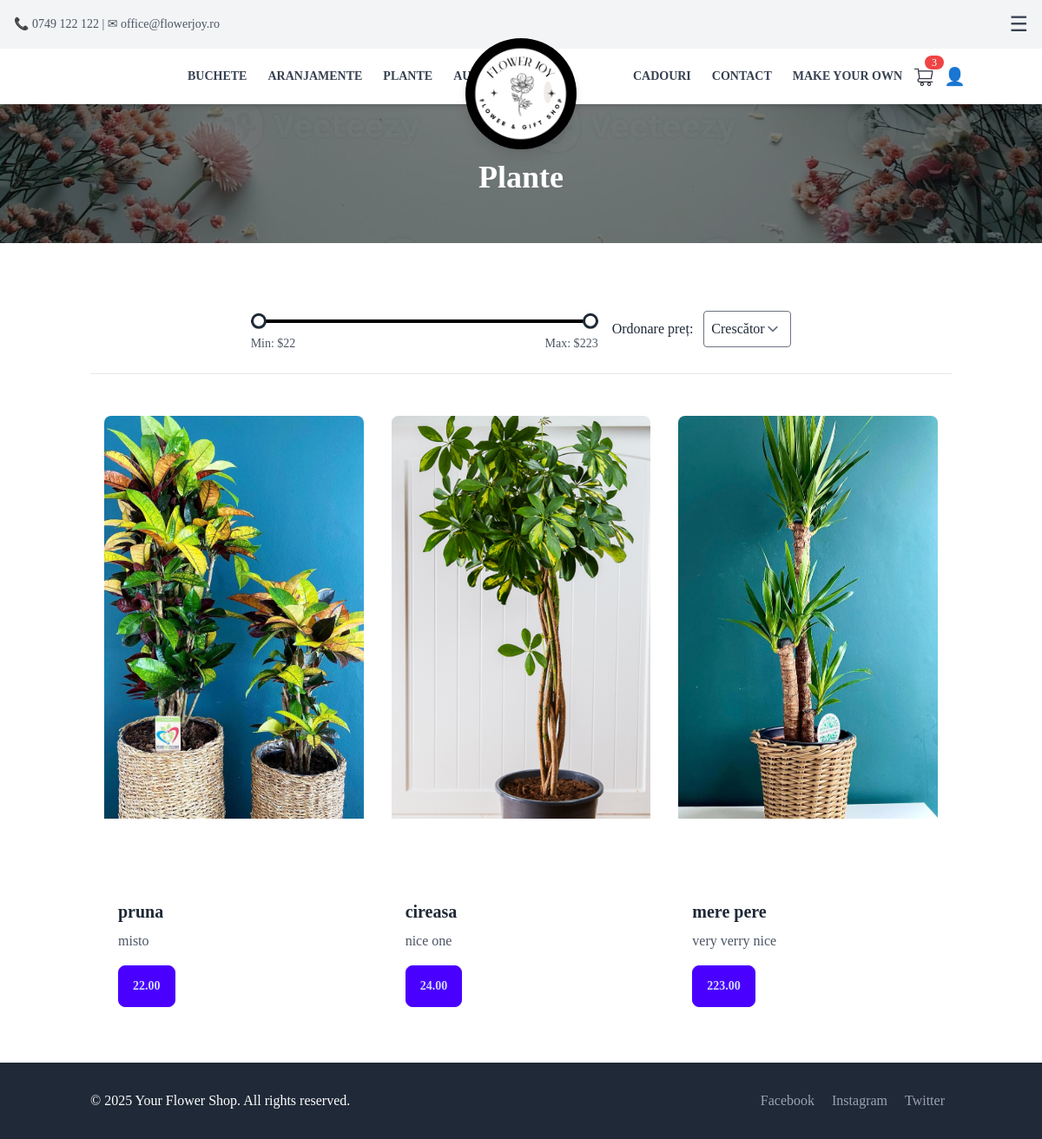
Before: /category/plante/ with the older database file.
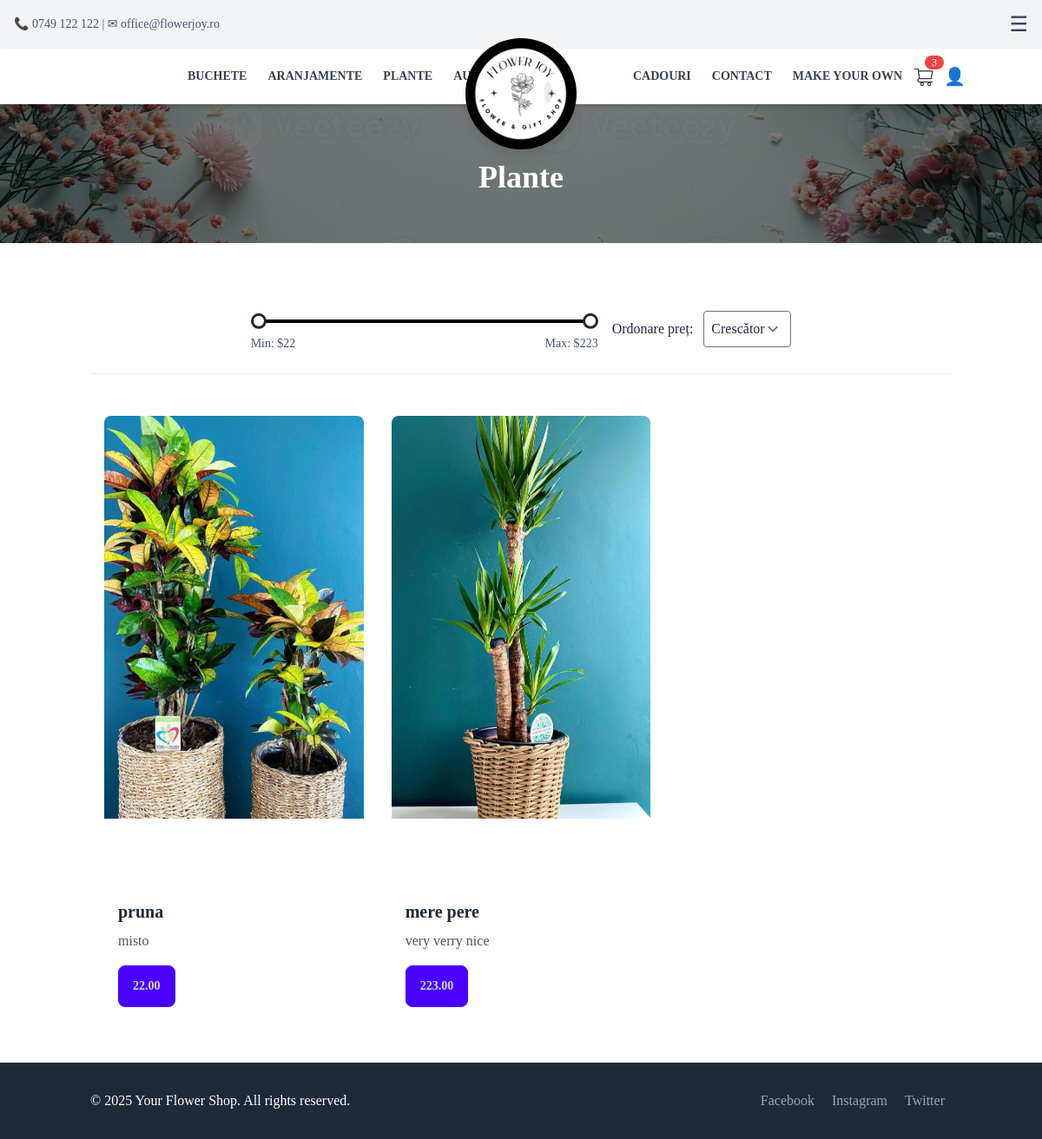
After: the same page with the newer database file.
### App/models.py (models this page shows, shortened)
class Product(models.Model):
    name = models.CharField(max_length=100, null=False, blank=False)
    description = models.TextField()
    category = models.CharField(
        max_length=100,
        choices=[
            ("buchete", "buchete"),
            ("plante", "plante"),
            ("aranjamente", "aranjamente"),
            ("Accessories", "Accessories"),
            ("Gifts", "Gifts"),
            ("CustomBouquet", "CustomBouquet"),
        ],
        default="General"
    )
    price = models.DecimalField(max_digits=10, decimal_places=2, null=False, blank=False)
    image = models.ImageField(upload_to="Pictures/", null=False, blank=False)
    created_at = models.DateTimeField(auto_now_add=True, null=False, blank=False)
    is_custom = models.BooleanField(default=False)
    in_store = models.BooleanField(default=False)
    auction_manual = models.BooleanField(default=False)
    auction_start_time = models.DateTimeField(null=True, blank=True)
    auction_floor_price = models.DecimalField(max_digits=10, decimal_places=2, default=10)
    auction_interval_minutes = models.PositiveIntegerField(default=60)
    auction_drop_amount = models.DecimalField(max_digits=6, decimal_places=2, default=5)
    before_auction_price = models.DecimalField(max_digits=10, decimal_places=2, null=False, blank=False, default=0.00)  # Store the price before auction
    bid_submited = models.BooleanField(default=False)  # Track if a bid has been submitted
    number_of_purcheses = models.PositiveIntegerField(default=0)  # Track the number of purchases

### App/views.py (the view)
# urls.py: path('category/<str:category>/',products_by_category, name='products_by_category'),
def products_by_category(request: HttpRequest, category):
    products = Product.objects.filter(category=category)
    smallest_price = products.order_by('price').first().price if products.exists() else 0
    largest_price = products.order_by('-price').first().price if products.exists() else 0
    min_price = request.GET.get('min_price')
    max_price = request.GET.get('max_price')
    if min_price and max_price:
        products = products.filter(price__gte=min_price, price__lte=max_price)
    sort_order = request.GET.get('sort', 'asc')
    if sort_order == 'asc':
        products = products.order_by('price')
    elif sort_order == 'desc':
        products = products.order_by('-price')
    cart_product_ids = get_cart_items(request).values_list('product_id', flat=True)
    context = {
        'products': products,
        'category': category,
        'sort_order': sort_order,
        'smallest_price': smallest_price,
        'largest_price': largest_price,
        'cart_product_ids': cart_product_ids
    }
    if request.headers.get('HX-Request'):
        return render(request, 'partials/ProductShowcase.html', context)
    else:
        return render(request, 'products_by_category.html', context)

### App/views.py (called while the page is built)
def get_cart_items(request):
    user = request.user if request.user.is_authenticated else None
    session_id = request.session.session_key or request.session.create()
    return CartItem.objects.filter(user=user) if user else CartItem.objects.filter(session_id=session_id)

### App/templates/partials/products_by_category.html (shortened to what this page needs)
{% extends 'base.html' %}
{% block content %}
<section class="relative w-full h-56 bg-cover bg-center mt-14" style="background-image: url('/static/bannerCart.jpg');">
    <div class="container mx-auto px-4 py-16 relative z-10 text-white">
        <h1 class="text-4xl font-bold text-center mt-16">{{ category|title }}</h1>
    </div>
</section>
<section class="container mx-auto mt-10 px-4 py-8">
    <form method="get" class="text-center mb-8" hx-get="{% url 'products_by_category' category=category %}" hx-target="#productShowcase" hx-swap="innerHTML">
        <div class="flex items-center justify-center mb-6 space-x-4">
            <div class="w-[400px] bg-white">
            <div class="relative mt-4 slider-container">
                <div class="relative w-full h-1 bg-gray-200 rounded-md">
                    <div id="rangeTrack" class="absolute bg-black h-1 rounded-md"></div>
                </div>
            </div>
            <div class="flex justify-between mt-2 text-sm text-gray-600">
                <span>Min: $<span id="minValue">{{ smallest_price }}</span></span>
                <span>Max: $<span id="maxValue">{{ largest_price }}</span></span>
            </div>
            </div>
            <div>
            <label for="sort" class="mr-2">Ordonare preț:</label>
            <select name="sort" id="sort" class="border rounded p-2"
                    hx-get="{% url 'products_by_category' category=category %}"
                    hx-target="#productShowcase"
                    hx-include="closest form"
                    hx-trigger="change">
                <option value="asc" {% if sort_order == 'asc' %}selected{% endif %}>Crescător</option>
            </select>
            </div>
        </div>
        <hr>
      </form>
      <div id="productShowcase">
        {% if products %}
            {% include 'partials/ProductShowcase.html' with products=products category=category cart_product_ids=cart_product_ids %}
        {% else %}
            <div class="text-center text-gray-600 mt-10">
                <p>No products found in the selected price range.</p>
            </div>
        {% endif %}
    </div>
</section>
{% endblock %}

### App/templates/partials/ProductShowcase.html (shortened to what this page needs)
<section class="container mx-auto px-4 py-4 ">
    <div class="grid grid-cols-1 md:grid-cols-2 lg:grid-cols-3 gap-8">
        {% for product in products %}
            {% if not product.is_custom %}
            {% if not product.in_store%}
            <div class="bg-white overflow-hidden hover:shadow-lg rounded-lg h-full relative">
                <a href="{% url 'product_detail' pk=product.id %}">
                    <figure class="h-2/3 transform transition duration-300 hover:scale-110 "><img src="{{ product.image.url }}" alt="{{ product.name }}" class="w-full h-full object-cover"></figure>
                </a>
                <div class="p-4 h-1/3 flex flex-col justify-end">
                    <h3 class="text-xl font-bold text-gray-800">{{ product.name }}</h3>
                    <p class="text-gray-600 mt-2">{{ product.description }}</p>
                    <div id="add-to-cart-container-{{ product.id }}">
                        {% if product.id not in cart_product_ids %}
                        <form id="add-to-cart-form-{{ product.id }}"
                            hx-post="{% url 'add_to_cart' product.id %}"
                            class="mt-4">
                            <button type="submit" class="btn btn-primary hover:bg-blue-700 transition duration-300 ease-in-out transform hover:scale-105">{{ product.price }}</button>
                        </form>
                        {% else %}
                        <a href="/cart/" id="cart-btn" class="btn btn-success mt-2">
                            View in Cart
                        </a>
                        {% endif %}
                    </div>
                </div>
            </div>
            {% endif %}
            {% endif %}
        {% endfor %}
    </div>
</section>

Changed rows visible on the page:
no longer on this page (row edited): Product: image (picture), name "cireasa", description "nice one", price "24.00"
